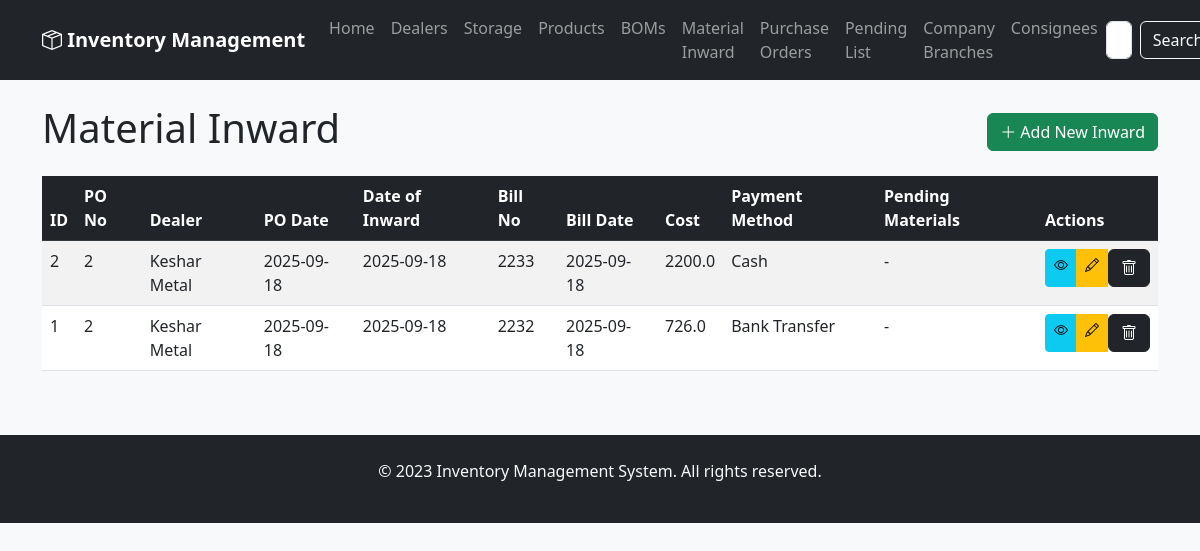
The app's page /material_inward with its own data.
### app/models.py (models this page shows)
class MaterialInward(Base):
    __tablename__ = 'material_inward'
    id = Column(Integer, primary_key=True)
    po_no = Column(Integer, ForeignKey('purchase_order.po_no'))
    dealer_name = Column(String(128))
    po_date = Column(Date)
    date_of_inward = Column(Date, default=date.today)
    bill_no = Column(String(64))
    bill_date = Column(Date)
    cost = Column(Float)
    payment_method = Column(String(64))
    status = Column(String(20), default='partial')  # partial, completed
    is_pending_inward = Column(Boolean, default=False)  # Flag for pending material inwards
    items = relationship('MaterialInwardItem', back_populates='material_inward')
    pending_materials_list = relationship('PendingMaterial', back_populates='material_inward')
    resolution_history = relationship('PendingMaterialResolution', back_populates='material_inward')
    purchase_order = relationship('PurchaseOrder')

### app/routers/material_inward.py (the view)
@router.get("", response_class=HTMLResponse)
async def list_material_inward(request: Request, db: Session = Depends(get_db)):
    inwards = db.query(models.MaterialInward).options(
        joinedload(models.MaterialInward.items).joinedload(models.MaterialInwardItem.po_item),
        joinedload(models.MaterialInward.pending_materials_list),  # Changed from pending_materials to pending_materials_list
        joinedload(models.MaterialInward.resolution_history)
    ).order_by(models.MaterialInward.id.desc()).all()
    return templates.TemplateResponse("material_inward.html", {
        "request": request,
        "inwards": inwards
    })

### app/templates/material_inward.html (shortened to what this page needs)
{% extends "base.html" %}
{% block content %}
<div class="d-flex justify-content-between align-items-center mb-3">
    <h1>Material Inward</h1>
    <a href="/material_inward/add" class="btn btn-success">
        <i class="bi bi-plus-lg"></i> Add New Inward
    </a>
</div>
<div class="table-responsive">
    <table class="table table-striped table-hover">
        <thead class="table-dark">
            <tr>
                <th>ID</th>
                <th>PO No</th>
                <th>Dealer</th>
                <th>PO Date</th>
                <th>Date of Inward</th>
                <th>Bill No</th>
                <th>Bill Date</th>
                <th>Cost</th>
                <th>Payment Method</th>
                <th>Pending Materials</th>
                <th>Actions</th>
            </tr>
        </thead>
        <tbody>
            {% for inward in inwards %}
            <tr>
                <td>{{ inward.id }}</td>
                <td>{{ inward.po_no }}</td>
                <td>{{ inward.dealer_name or 'N/A' }}</td>
                <td>{{ inward.po_date.strftime('%Y-%m-%d') if inward.po_date else 'N/A' }}</td>
                <td>{{ inward.date_of_inward.strftime('%Y-%m-%d') if inward.date_of_inward else 'N/A' }}</td>
                <td>{{ inward.bill_no or 'N/A' }}</td>
                <td>{{ inward.bill_date.strftime('%Y-%m-%d') if inward.bill_date else 'N/A' }}</td>
                <td>{{ inward.cost or 0 | round(2) }}</td>
                <td>{{ inward.payment_method or 'N/A' }}</td>
                <td>{{ inward.pending_materials or '-' }}</td>
                <td>
                    <div class="btn-group btn-group-sm">
                        <a href="/material_inward/{{ inward.id }}" class="btn btn-info" title="View">
                            <i class="bi bi-eye"></i>
                        </a>
                        <a href="/material_inward/edit/{{ inward.id }}" class="btn btn-warning" title="Edit">
                            <i class="bi bi-pencil"></i>
                        </a>
                        <form action="/material_inward/delete/{{ inward.id }}" method="post" style="display:inline;">
                            <button type="submit" class="btn btn-dark" onclick="return confirm('Are you sure?')" title="Delete">
                                <i class="bi bi-trash"></i>
                            </button>
                        </form>
                    </div>
                </td>
            </tr>
            {% endfor %}
        </tbody>
    </table>
</div>
{% endblock %}

### app/static/css/style.css (style rules this page uses)
body { background-color: #f8f9fa; }

### records on screen
MaterialInward: id "2", po_no "2", dealer_name "Keshar Metal", po_date "2025-09-18", date_of_inward "2025-09-18", bill_no "2233", bill_date "2025-09-18", cost "2200.0", payment_method "Cash", pending_materials "-"
MaterialInward: id "1", po_no "2", dealer_name "Keshar Metal", po_date "2025-09-18", date_of_inward "2025-09-18", bill_no "2232", bill_date "2025-09-18", cost "726.0", payment_method "Bank Transfer", pending_materials "-"
